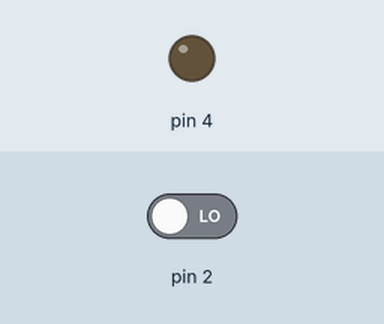
Bench run of a sketch on a simulated Arduino Uno, built with avr-gcc and run on an emulated ATmega328P. Parts: output pins drawn as LEDs (lit = HIGH). The inputs (shaded band) are chosen by the test bench; at power-on: pin 2 LOW. What the sketch prints to the serial monitor is not drawn.

Above: at 1.2 s.
1.3 s: pin 2 driven HIGH
At 2.2 s:
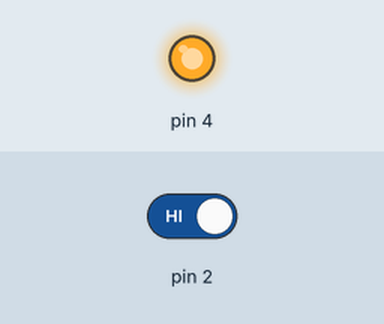
2.8 s: pin 2 driven LOW
At 3.3 s:
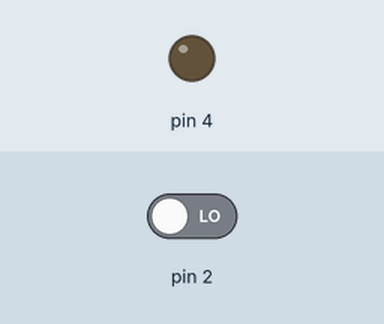
Timing chart, 0 to 5.8 s (numbered marks = the images above; inputs shaded):
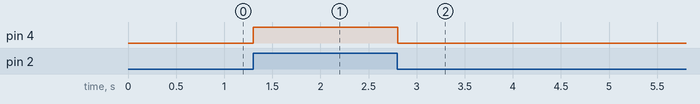

The sketch:

task1_4d2.ino
```cpp
int state = 0;

void setup() {
  pinMode(4, OUTPUT);
  pinMode(2, INPUT);
  Serial.begin(9600);
}

void loop() {
  state = digitalRead(2);
  digitalWrite(4, state);
  Serial.println(state);
}
```

Measured:
- after the input at 1.3 s, pin 4: LOW → HIGH at once
- after the input at 2.8 s, pin 4: HIGH → LOW at once
